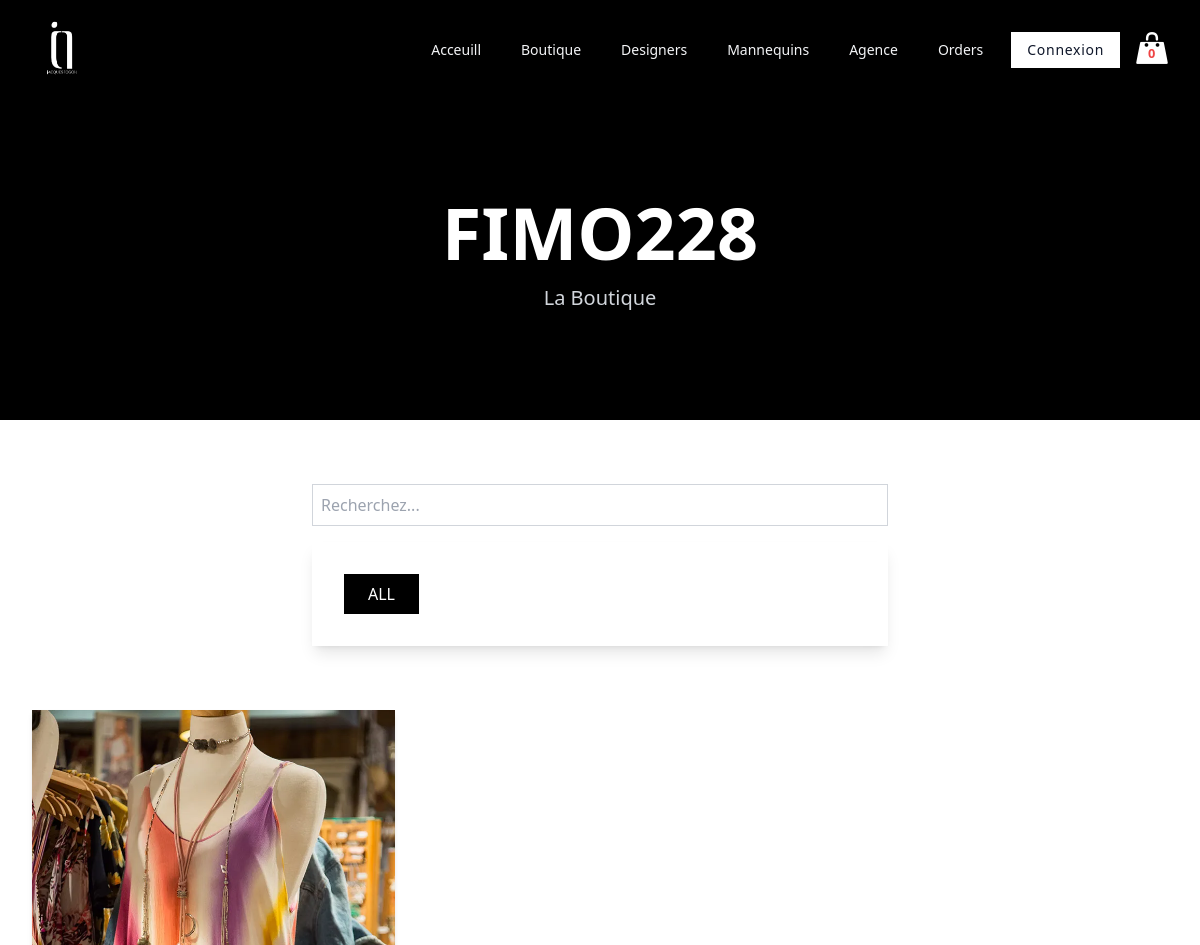
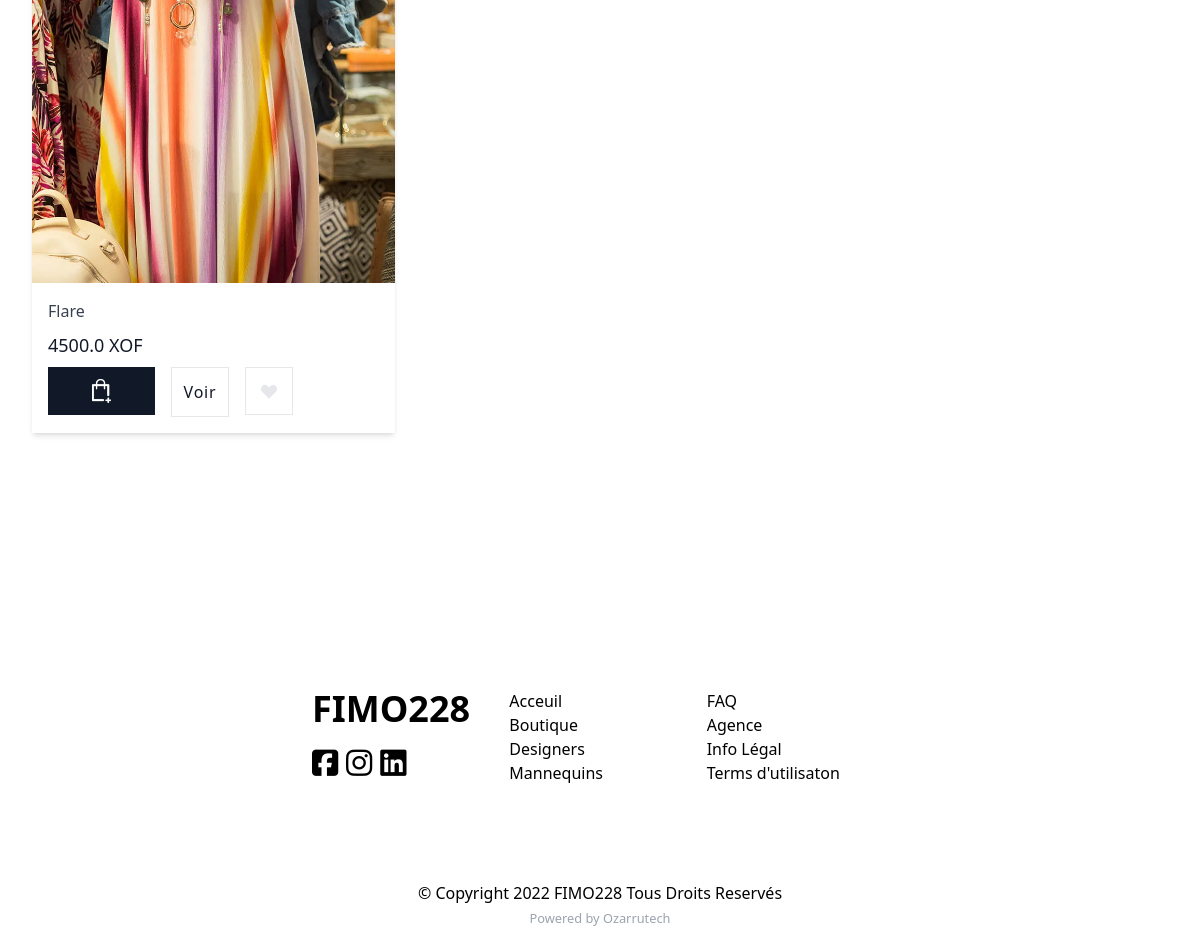
The page /shop/ on the database as committed earlier (2 pictures, top to bottom).
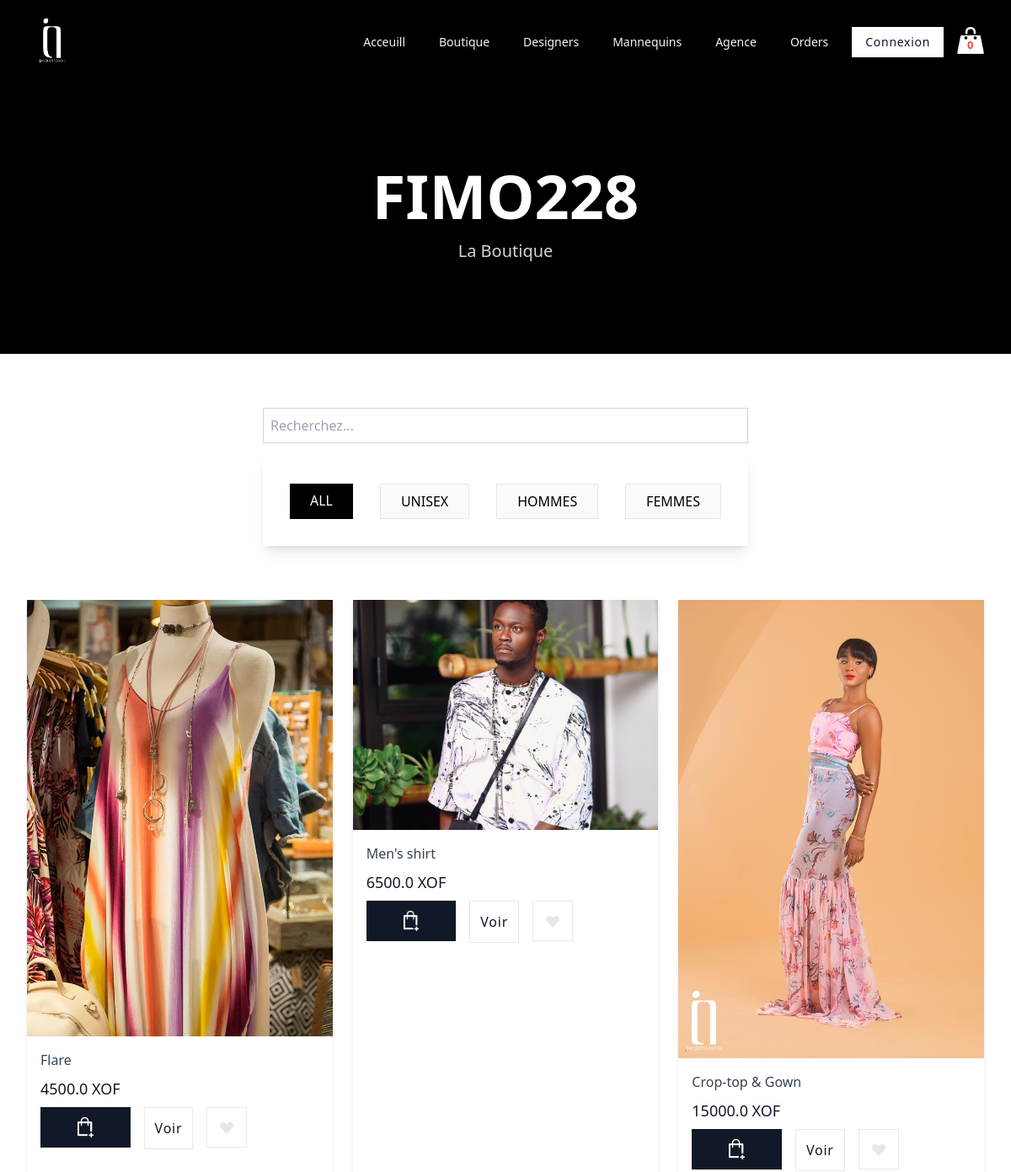
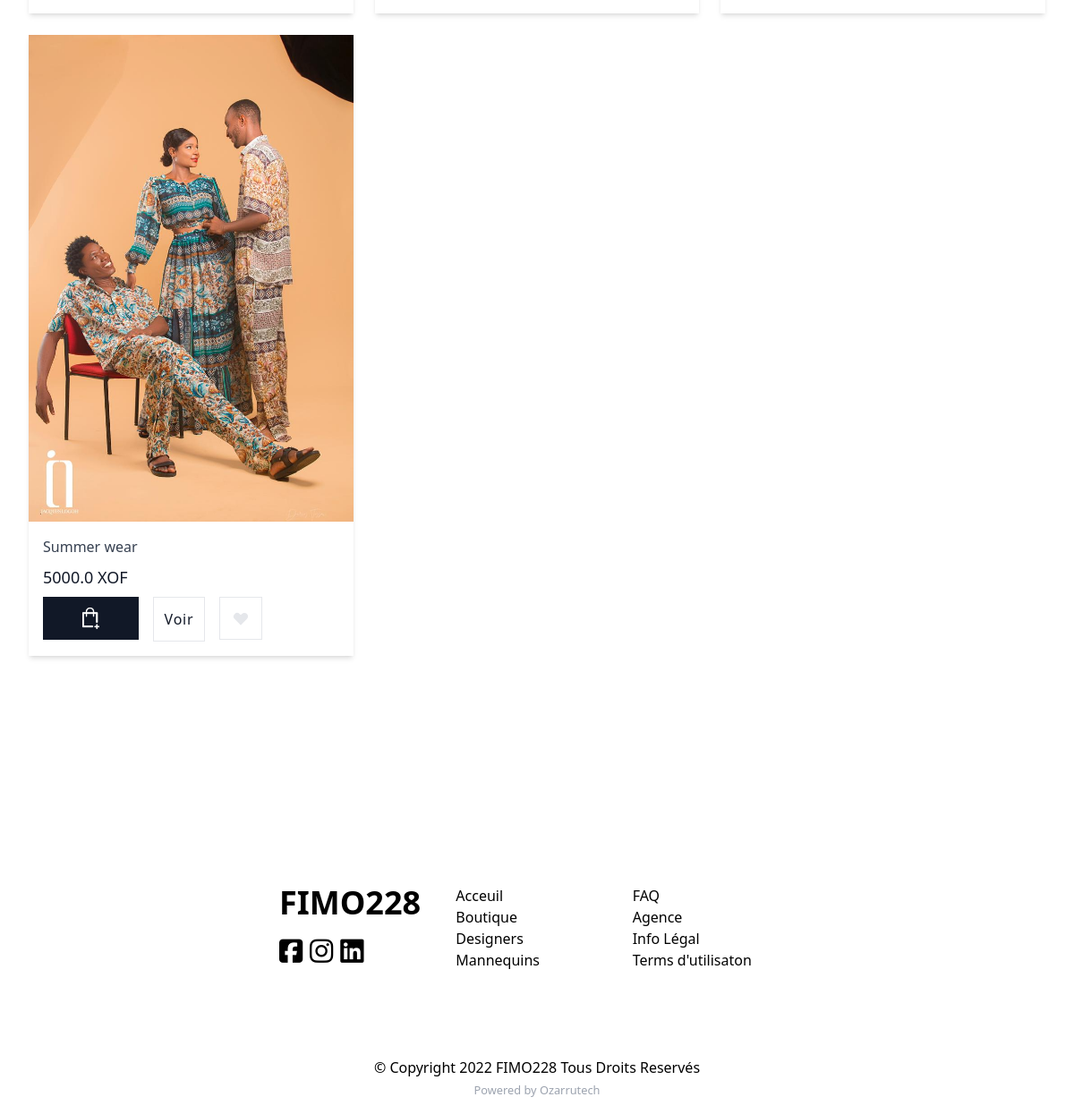
The same page on the database as committed later (2 pictures, top to bottom).
### shop/models.py (models this page shows, shortened)
class Product(models.Model):
    name = models.CharField(max_length=128)
    slug = models.SlugField(max_length=128)
    couture = models.ForeignKey(Couture, on_delete=models.SET_NULL, null=True)
    price = models.FloatField(default=0.0)
    quantity = models.IntegerField(default=0)
    collection = models.CharField(max_length=128, blank=True)
    description = models.TextField(blank=True)
    thumbnail = models.ImageField(upload_to='products', blank=True, null=True)
    date_added = models.DateTimeField(auto_now=True)

class Couture(models.Model):
    name = models.CharField(max_length=6)

### shop/views.py (the view)
# urls.py: path('', products, name='products'),
def products(req):
    data = cartData(req)
    cartItems = data['cartItems']
    query = req.GET.get('query') if req.GET.get('query') != None else ''
    products = Product.objects.filter(
        Q(couture__name__icontains=query) | Q(name__icontains=query) | Q(collection__icontains=query))
    coutures = Couture.objects.all()
    context = {'products': products,
               'coutures': coutures, 'cartItems': cartItems, 'title': 'boutique'}
    return render(req, 'shop/index.html', context)

### shop/utils.py (called while the page is built, shortened)
def cookieCart(req):
    try:
        cart = json.loads(req.COOKIES['cart'])
    except:
        cart = {}
    print('Cart:', cart)
    items = []
    order = {
        'get_cart_items': 0,
        'get_cart_total': 0
    }
    cartItems = order['get_cart_items']
    return {'cartItems': cartItems, 'order': order, 'items': items}

def cartData(req):
    if req.user.is_authenticated:
        customer = req.user.customer
        order, created = Order.objects.get_or_create(
            customer=customer, is_payed=False)
        items = order.orderitem_set.all()
        cartItems = order.get_cart_items
    else:
        cookieData = cookieCart(req)
        cartItems = cookieData['cartItems']
        order = cookieData['order']
        items = cookieData['items']
    return {'cartItems': cartItems, 'order': order, 'items': items}

### shop/templates/shop/index.html (shortened to what this page needs)
{% extends 'main.html' %} {% load static %} {% block content %}
  <div class="py-24 w-full bg-black h-80 text-center text-white ">
    <h1 class="text-5xl font-extrabold lg:font-black lg:text-7xl">FIMO228</h1>
    <p class="mt-4 text-xl text-gray-300">La Boutique</p>
  </div>
<div class="max-w-7xl mx-auto py-16 px-8 lg:px-8">
  <div class="max-w-xl mb-4 mx-auto">
    <form  action="{% url 'products' %}" method="get">
      <input class="p-2 border border-gray-300  w-full" type="text" name="query" placeholder="Recherchez...">
    </form>
  </div>
  <div class="max-w-xl mx-auto mb-16 p-8 shadow-lg flex flex-col md:flex-row gap-4 justify-between">
      <a class="py-2 px-6 uppercase font-medium bg-black text-white"
      href="{% url 'products' %}">All</a>
      {% for couture in coutures %}
      <a class="py-2 px-6 uppercase font-medium border border-gray-200 bg-gray-50"
      href="{% url 'products' %}?query={{couture.name}}">{{couture.name}}</a>
      {% endfor %}
  </div>
  <div
    class="grid grid-cols-1 gap-8 md:grid-cols-2 md:gap-6 lg:grid-cols-3 xl:grid-cols-4 xl:gap-6"
  >
    {% for product in products %}
    <div class="shadow-md rounded-none overflow-hidden block">
      <div
        class="w-full aspect-w-1 aspect-h-1 overflow-hidden xl:aspect-w-7 xl:aspect-h-8"
      >
        <a href="{% url 'product-detail' product.slug %}">
          <img
            src="{{ product.thumbnail.url }}"
            alt="{{ product.name }}"
            class="w-300 h-300 object-center object-cover group-hover:opacity-75 m-0"
          />
        </a>
      </div>
      <div class="m-4">
        <h3 class="mt-2 text-md text-gray-700">{{product.name}}</h3>
        <p class="my-2 text-lg font-medium text-gray-900">
          {{product.price}} XOF
        </p>
        <div class="flex flex-auto space-x-4">
      <button
        data-product="{{product.id}}"
        data-action="add"
        class="flex-none px-6 h-12 md:px-11 title font-small tracking-wider bg-gray-900 hover:bg-black text-white update-cart"
        type="button"
      >
      <img class="h-6" src="{% static 'icons/bag+.png' %}" alt="">
      </button>
          <a
  class="inline-block p-3 title font-medium tracking-wider border border-grey-300 text-gray-900 bg-white"
  href="{% url 'product-detail' product.slug %}"
  >Voir </a>
  <button
  class="flex-none flex items-center justify-center w-12 h-12 text-gray-200 border border-gray-200"
  type="button"
  aria-label="Like"
>
  <svg width="20" height="20" fill="currentColor" aria-hidden="true">
    <path
      fill-rule="evenodd"
      clip-rule="evenodd"
      d="M3.172 5.172a4 4 0 015.656 0L10 6.343l1.172-1.171a4 4 0 115.656 5.656L10 17.657l-6.828-6.829a4 4 0 010-5.656z"
    />
  </svg>
</button>
        </div>
      </div>
    </div>
    {% endfor %}
  </div>
  </div>
  </div>
 {% endblock %}

Rows that differ between the two databases and show on the page:
added Couture: name "UNISEX"
added Couture: name "HOMMES"
added Couture: name "FEMMES"
added Product: thumbnail (picture), name "Men's shirt", price "6500.0"
added Product: thumbnail (picture), name "Crop-top & Gown", price "15000.0"
added Product: thumbnail (picture), name "Summer wear", price "5000.0"
